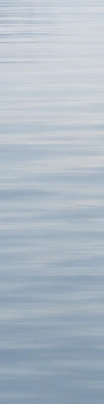
#> input picture design/still-water/water-texture.webp, 104 x 404 px
$ python paint-water.py
#> lines starting #> are read from the running program, lines starting #| are printed output that depends on the picture
"""Compose water-only approved-image crops into responsive, text-free artwork.

Run from this directory with Python, Pillow and NumPy. No model or network call.
"""
from pathlib import Path

import numpy as np
from PIL import Image, ImageOps

ROOT = Path(__file__).resolve().parent


def scene(width, height, mobile=False):
#> called with width = 1440, height = 650, mobile = False
    horizon = 183 if mobile else 237
    rows = np.arange(height)[:, None, None]
    progress = np.clip(rows / horizon, 0, 1)
    sky = np.array([251, 250, 247]) * (1 - progress) + np.array([223, 227, 229]) * progress
    pixels = np.broadcast_to(sky, (height, width, 3)).copy()

    # Actual calm water pixels, sampled with a slowly varying perspective.
    texture = np.array(Image.open(ROOT / 'water-texture.webp').resize((width, height - horizon), Image.Resampling.LANCZOS))
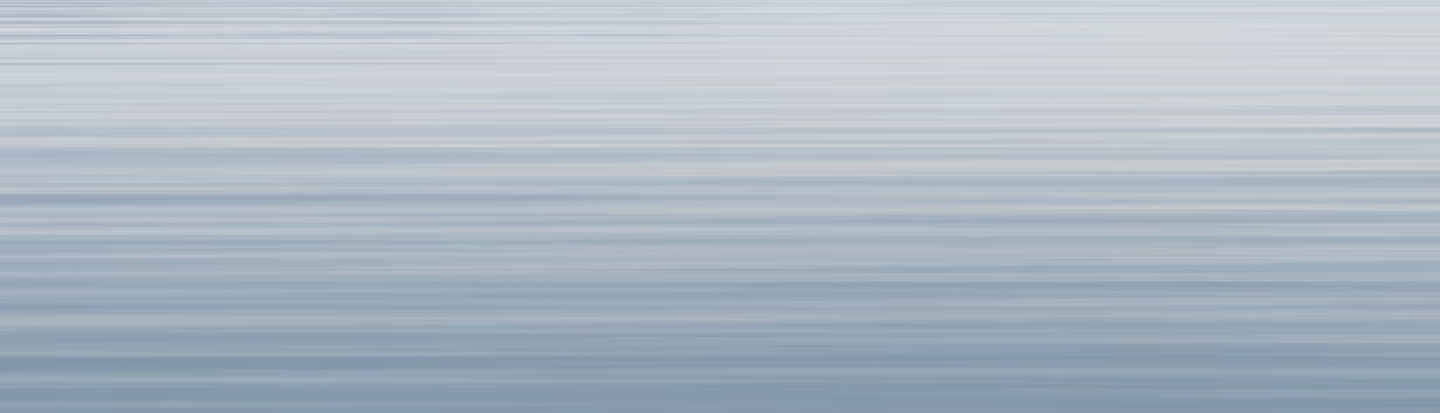
#> texture: shape (413, 1440, 3); mean R, G, B 173.7, 186, 197.2
    for y in range(horizon, height):
        depth = (y - horizon) / (height - horizon)
        ripples = texture[y - horizon].astype(float)
        mean = ripples.mean(axis=0)
        colour = np.array([213, 222, 227]) * (1 - depth) + np.array([168, 188, 202]) * depth
        pixels[y] = colour + (ripples - mean) * (.7 + .3 * depth)
#> this loop made 413 passes
#> mean on passes 1 to 3: [199.7, 207.3, 216.3], [201.4, 209.1, 218], [194.1, 202.5, 212.8]
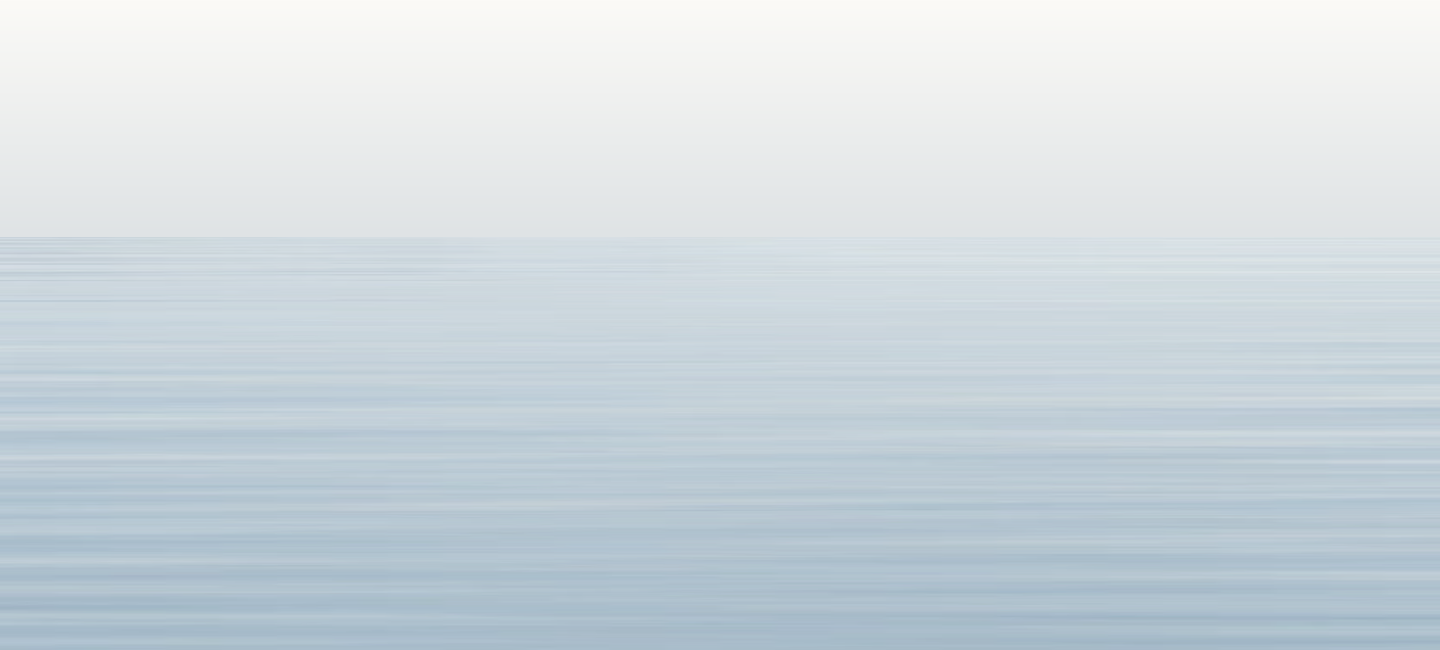
#> pixels: shape (650, 1440, 3) float64; mean R, G, B 207.5, 217.3, 223.1
    canvas = Image.fromarray(np.uint8(np.clip(pixels, 0, 255)))

    # These source rectangles contain scenery only. Keep the marker at 84%.
    if mobile:
        crop = Image.open(ROOT / 'horizon-mobile.webp').convert('RGB')
        band = crop.resize((width, round(crop.height * width / crop.width)), Image.Resampling.LANCZOS)
        top = 149
        feather_top, feather_bottom = 12, 17
    else:
        crop = Image.open(ROOT / 'horizon-desktop.webp').convert('RGB')
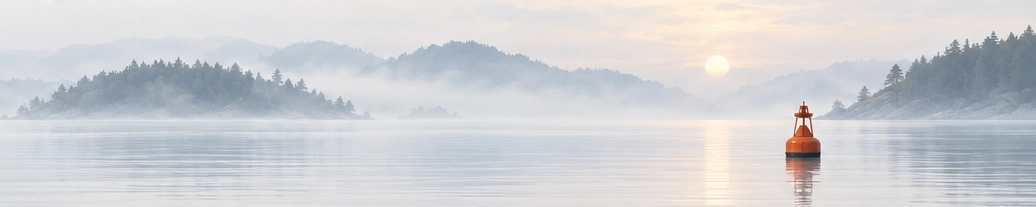
#> input picture design/still-water/horizon-desktop.webp, 1036 x 207 px
#> crop is the input picture: PIL image 1036x207 RGB; mean R, G, B 207.8, 208.7, 212
        band = Image.new('RGB', (1440, crop.height))
#> band: PIL image 1440x207 RGB; every value is 0
        band.paste(ImageOps.mirror(crop.crop((0, 0, 404, crop.height))), (0, 0))
        band.paste(crop, (404, 0))
        top = 115
        feather_top, feather_bottom = 45, 42
    mask = np.full((band.height, band.width), 255, dtype=np.uint8)
    for y in range(band.height):
        alpha = min(1, y / feather_top, (band.height - y - 1) / feather_bottom)
        mask[y] = round(max(0, alpha) * 255)
    canvas.paste(band, (0, top), Image.fromarray(mask))
    canvas.save(ROOT.parent.parent / 'public' / 'design-assets' / f'still-water-{width}.webp', quality=92, method=6)


if __name__ == '__main__':
    scene(1440, 650)
    scene(390, 950, mobile=True)
#> call 2 of scene, with width = 390, height = 950, mobile = True
#> in scene (call 2), `texture = np.array(Image.open(ROOT / 'water-texture.webp').resize((wid..`:
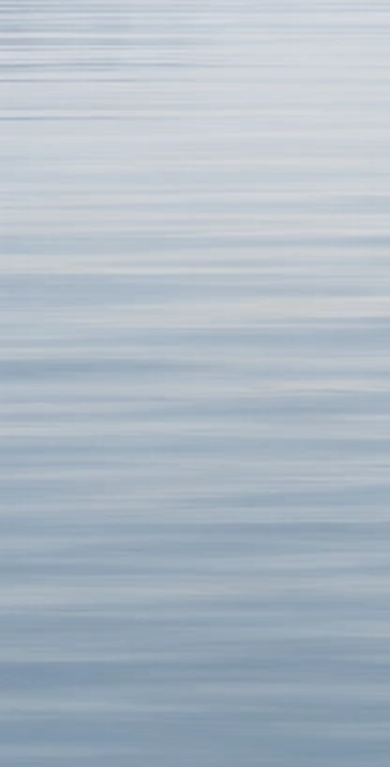
#> texture: shape (767, 390, 3); mean R, G, B 173.7, 186, 197.2
#> the loop in scene (call 2), `for y in range(horizon, height):` made 767 passes
#> mean on passes 1 to 3: [199.3, 207, 215.9], [200.6, 208.2, 217.1], [201.7, 209.3, 218.1]
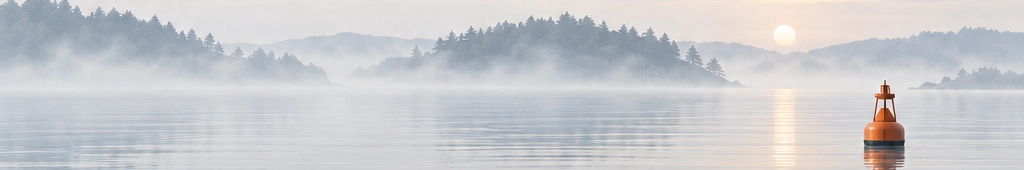
#> input picture design/still-water/horizon-mobile.webp, 1024 x 170 px
#> in scene, crop is the input picture: PIL image 1024x170 RGB; mean R, G, B 201.9, 202.9, 206.1
#> after the loop in scene (call 2), `for y in range(band.height):`:
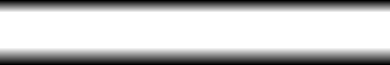
#> mask: shape (65, 390); min 0, max 255, mean 194.2
#> in scene (call 2), `canvas.paste(band, (0, top), Image.fromarray(mask))`:
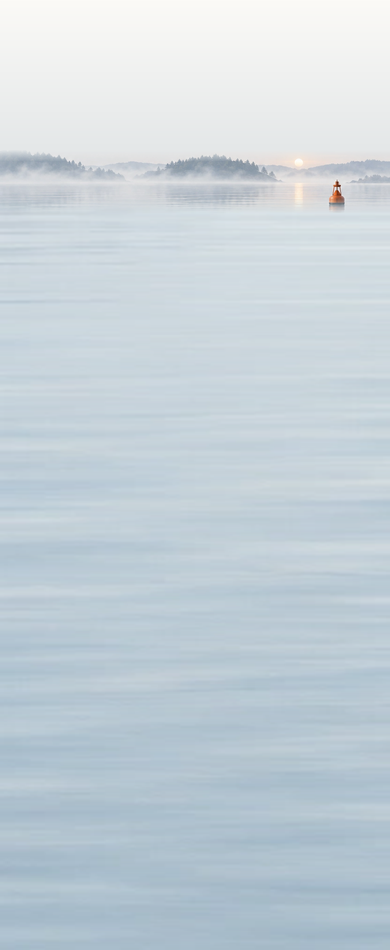
#> canvas: PIL image 390x950 RGB; mean R, G, B 198, 209.7, 217.4
